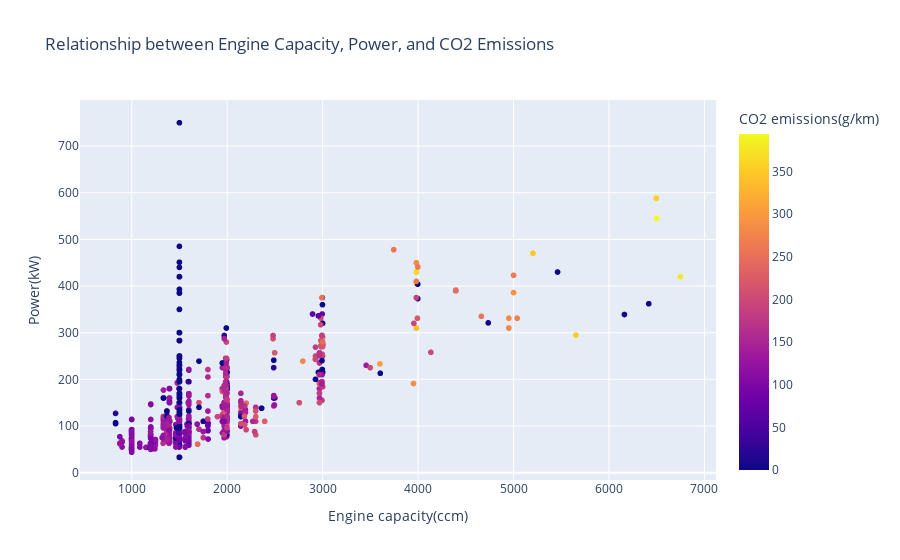

The notebook cell this image was saved under:
### Markdown cell above
### **Question 2:** How does the engine capacity and power relate to CO2 emissions?

### Code cell
# Biểu đồ scatter plot để quan sát mối quan hệ giữa công suất, dung tích động cơ và CO2 emission
fig = px.scatter(data, x='Engine capacity(ccm)', y='Power(kW)', color='CO2 emissions(g/km)',
                 title='Relationship between Engine Capacity, Power, and CO2 Emissions')
fig.show()

### Figure 1 — Plotly figure (JSON) as saved in the notebook; plotly's stock layout.template omitted (floating-point values rounded to 4 significant figures; data arrays with more than 128 entries replaced by an {"elided": "..."} marker saying what was removed)
{"data": [{"hovertemplate": "Engine capacity(ccm)=%{x}<br>Power(kW)=%{y}<br>CO2 emissions(g/km)=%{marker.color}<extra></extra>", "legendgroup": "", "marker": {"color": {"elided": "2293 int values"}, "coloraxis": "coloraxis", "symbol": "circle"}, "mode": "markers", "name": "", "showlegend": false, "type": "scattergl", "x": {"elided": "2293 float values"}, "xaxis": "x", "y": {"elided": "2293 int values"}, "yaxis": "y"}], "layout": {"coloraxis": {"colorbar": {"title": {"text": "CO2 emissions(g/km)"}}, "colorscale": [[0, "#0d0887"], [0.1111, "#46039f"], [0.2222, "#7201a8"], [0.3333, "#9c179e"], [0.4444, "#bd3786"], [0.5556, "#d8576b"], [0.6667, "#ed7953"], [0.7778, "#fb9f3a"], [0.8889, "#fdca26"], [1, "#f0f921"]]}, "legend": {"tracegroupgap": 0}, "title": {"text": "Relationship between Engine Capacity, Power, and CO2 Emissions"}, "xaxis": {"anchor": "y", "domain": [0, 1], "title": {"text": "Engine capacity(ccm)"}}, "yaxis": {"anchor": "x", "domain": [0, 1], "title": {"text": "Power(kW)"}}}}
